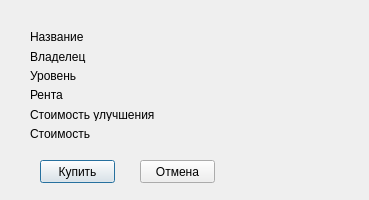
<?xml version="1.0" encoding="UTF-8"?>
<ui version="4.0">
 <class>DialogBuy</class>
 <widget class="QDialog" name="DialogBuy">
  <property name="windowModality">
   <enum>Qt::ApplicationModal</enum>
  </property>
  <property name="geometry">
   <rect>
    <x>0</x>
    <y>0</y>
    <width>369</width>
    <height>200</height>
   </rect>
  </property>
  <property name="windowTitle">
   <string>Покупка</string>
  </property>
  <property name="modal">
   <bool>true</bool>
  </property>
  <widget class="QWidget" name="verticalLayoutWidget_2">
   <property name="geometry">
    <rect>
     <x>190</x>
     <y>30</y>
     <width>160</width>
     <height>110</height>
    </rect>
   </property>
   <layout class="QVBoxLayout" name="Valus">
    <item>
     <widget class="QLabel" name="CardName">
      <property name="text">
       <string/>
      </property>
     </widget>
    </item>
    <item>
     <widget class="QLabel" name="owner">
      <property name="text">
       <string/>
      </property>
     </widget>
    </item>
    <item>
     <widget class="QLabel" name="level">
      <property name="text">
       <string/>
      </property>
     </widget>
    </item>
    <item>
     <widget class="QLabel" name="renta">
      <property name="text">
       <string/>
      </property>
     </widget>
    </item>
    <item>
     <widget class="QLabel" name="costUp">
      <property name="text">
       <string/>
      </property>
     </widget>
    </item>
    <item>
     <widget class="QLabel" name="cost">
      <property name="text">
       <string/>
      </property>
     </widget>
    </item>
   </layout>
  </widget>
  <widget class="QWidget" name="verticalLayoutWidget">
   <property name="geometry">
    <rect>
     <x>30</x>
     <y>30</y>
     <width>160</width>
     <height>110</height>
    </rect>
   </property>
   <layout class="QVBoxLayout" name="Names">
    <item>
     <widget class="QLabel" name="l5">
      <property name="text">
       <string>Название</string>
      </property>
     </widget>
    </item>
    <item>
     <widget class="QLabel" name="l6">
      <property name="text">
       <string>Владелец</string>
      </property>
     </widget>
    </item>
    <item>
     <widget class="QLabel" name="l3">
      <property name="text">
       <string>Уровень</string>
      </property>
     </widget>
    </item>
    <item>
     <widget class="QLabel" name="l2">
      <property name="text">
       <string>Рента</string>
      </property>
     </widget>
    </item>
    <item>
     <widget class="QLabel" name="l1">
      <property name="text">
       <string>Стоимость улучшения</string>
      </property>
     </widget>
    </item>
    <item>
     <widget class="QLabel" name="l4">
      <property name="text">
       <string>Стоимость</string>
      </property>
     </widget>
    </item>
   </layout>
  </widget>
  <widget class="QPushButton" name="pushButton">
   <property name="geometry">
    <rect>
     <x>40</x>
     <y>160</y>
     <width>75</width>
     <height>23</height>
    </rect>
   </property>
   <property name="text">
    <string>Купить</string>
   </property>
  </widget>
  <widget class="QPushButton" name="pushButton_2">
   <property name="geometry">
    <rect>
     <x>140</x>
     <y>160</y>
     <width>75</width>
     <height>23</height>
    </rect>
   </property>
   <property name="text">
    <string>Отмена</string>
   </property>
  </widget>
 </widget>
 <resources/>
 <connections>
  <connection>
   <sender>pushButton</sender>
   <signal>clicked()</signal>
   <receiver>DialogBuy</receiver>
   <slot>Buy()</slot>
   <hints>
    <hint type="sourcelabel">
     <x>93</x>
     <y>254</y>
    </hint>
    <hint type="destinationlabel">
     <x>154</x>
     <y>280</y>
    </hint>
   </hints>
  </connection>
  <connection>
   <sender>pushButton_2</sender>
   <signal>clicked()</signal>
   <receiver>DialogBuy</receiver>
   <slot>close()</slot>
   <hints>
    <hint type="sourcelabel">
     <x>305</x>
     <y>254</y>
    </hint>
    <hint type="destinationlabel">
     <x>321</x>
     <y>271</y>
    </hint>
   </hints>
  </connection>
 </connections>
 <slots>
  <slot>Buy()</slot>
 </slots>
</ui>
